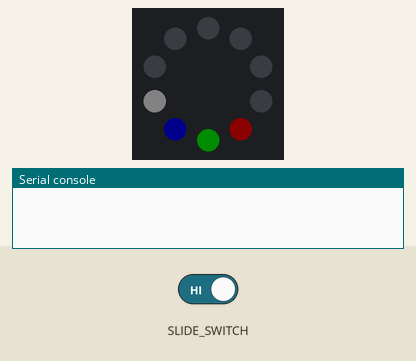
Bench run of a program on a simulated Circuit Playground running CircuitPython. Parts: the board's ring of 10 RGB LEDs (number 0 left of the top, counting anticlockwise), the last lines printed to the serial console. Inputs (shaded band) come from the test bench. Dim RGB values are drawn brighter than linear.

Above: at 1.27 s.
1.3 s: slide switch moved to the right
At 1.37 s:
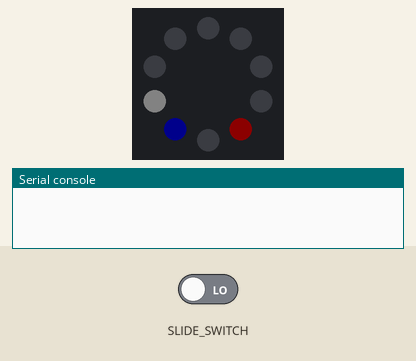
At 1.98 s:
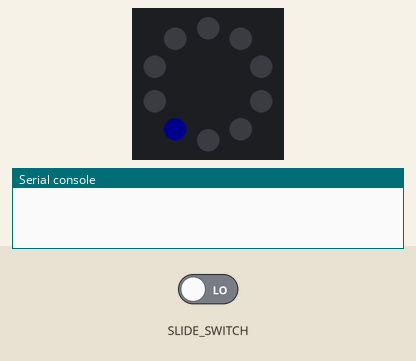
3.1 s: slide switch moved to the left
At 11.11 s:
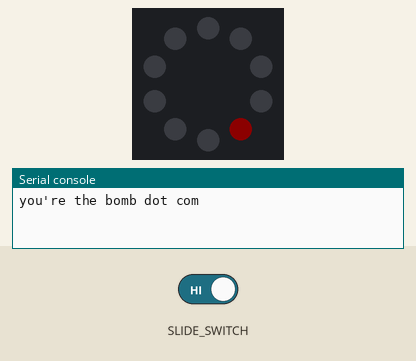

Measured:
- after the input at 1.3 s, the LEDs: first differ from a run without the input after 0.63 s (image 2)

The program:

multitasking-leds.py
```python
# Modified from: https://github.com/mikepschneider/CircuitPython_nonblocking_timer

import time
import board
from digitalio import DigitalInOut, Direction, Pull
from adafruit_circuitplayground import cp

class NonBlockingTimer(object):
  """ Non blocking timer class for use with CircuitPython """
  _STOPPED = 'STOPPED'
  _RUNNING = 'RUNNING'

  def __init__(self, periodic, interval=-1):
    """Create a new timer with optional interval. Initial state is _STOPPED.
       Call start() to set status to RUNNING. """
    self._interval = interval
    self._status = NonBlockingTimer._STOPPED
    self._periodic = periodic
    self._start_time = 0

  @property
  def status(self):
    """Get Status"""
    return self._status

  def next(self):
    """Returns true or false according to the following algorithm:
      if interval <= 0 raise RuntimeError
      if status != RUNNING return false
      if status == RUNNING and time.monotonic() - start_time > interval
      return True and set start_time = time.monotonic()
      else return False """

    if self._interval <= 0:
      raise RuntimeError('Interval must be > 0')

    if self._status != NonBlockingTimer._RUNNING:
      return False

    current_time = time.monotonic()
    elapsed = current_time - self._start_time

    if elapsed >= self._interval:
    # The timer has been "triggered"
        self._start_time = current_time
        if self._periodic:
            self._status = NonBlockingTimer._STOPPED
        return True
    return False

  def stop(self):
    """Sets status to STOPPED. Do any cleanup here such as releasing pins,
       etc. Call start() to restart. Does not reset start_time."""
    self._status = NonBlockingTimer._STOPPED

  def start(self):
    """Sets status to RUNNING. Sets start_time to time.monotonic(). Call
       next() repeatedly to determine if the timer has been triggered.
       If interval <= 0 raise a RuntimeError """
    if self._interval <= 0:
      raise RuntimeError('Interval must be > 0')

    self._start_time = time.monotonic()
    self._status = NonBlockingTimer._RUNNING

  def set_interval(self, seconds):
    """ Set the trigger interval time in seconds (float). If interval <= 0
        raise a RuntimeError """
    if seconds <= 0:
      raise RuntimeError('Interval must be > 0')
    self._interval = seconds

  def get_interval(self):
    """Get interval"""
    return self._interval


class BlinkDemo(NonBlockingTimer):
    def __init__(self, interval, index, color):
        super(BlinkDemo, self).__init__(False, interval)
        self.index = index
        self.color = color
        cp.pixels[self.index] = self.color
        cp.pixels.brightness = 0.05
    def stop(self):
        cp.pixels[self.index] = (0, 0, 0)
        super(BlinkDemo, self).stop()
    def next(self):
        if (super(BlinkDemo, self).next()):
            if cp.pixels[self.index] == (0, 0, 0):
                cp.pixels[self.index] = self.color
            else:
                cp.pixels[self.index] = (0, 0, 0)

class LongDemo(NonBlockingTimer):
    def __init__(self, interval):
        super(LongDemo, self).__init__(True, interval)
    def stop(self):
        return (super(LongDemo, self).stop())
    def next(self):
        return (super(LongDemo, self).next())

blinkDemo = BlinkDemo(0.5, 5, (255, 0, 0))
blinkDemo2 = BlinkDemo(0.1, 4, (0, 255, 0))
blinkDemo3 = BlinkDemo(0.75, 3, (0, 0, 255))
blinkDemo4 = BlinkDemo(0.6, 2, (125, 125, 125))

blinkDemo.start()
blinkDemo2.start()

longDemo = LongDemo(10)
longDemo.start()

while True:
    blinkDemo.next()
    blinkDemo2.next()
    blinkDemo3.next()
    blinkDemo4.next()

    if longDemo.next():
        print("you're the bomb dot com")
        blinkDemo3.start()

    if cp.switch:
        blinkDemo4.start()

    # This is the only place you should use time.sleep: to set the overall
    # "sampling rate" of your program.
    time.sleep(0.001)
```
